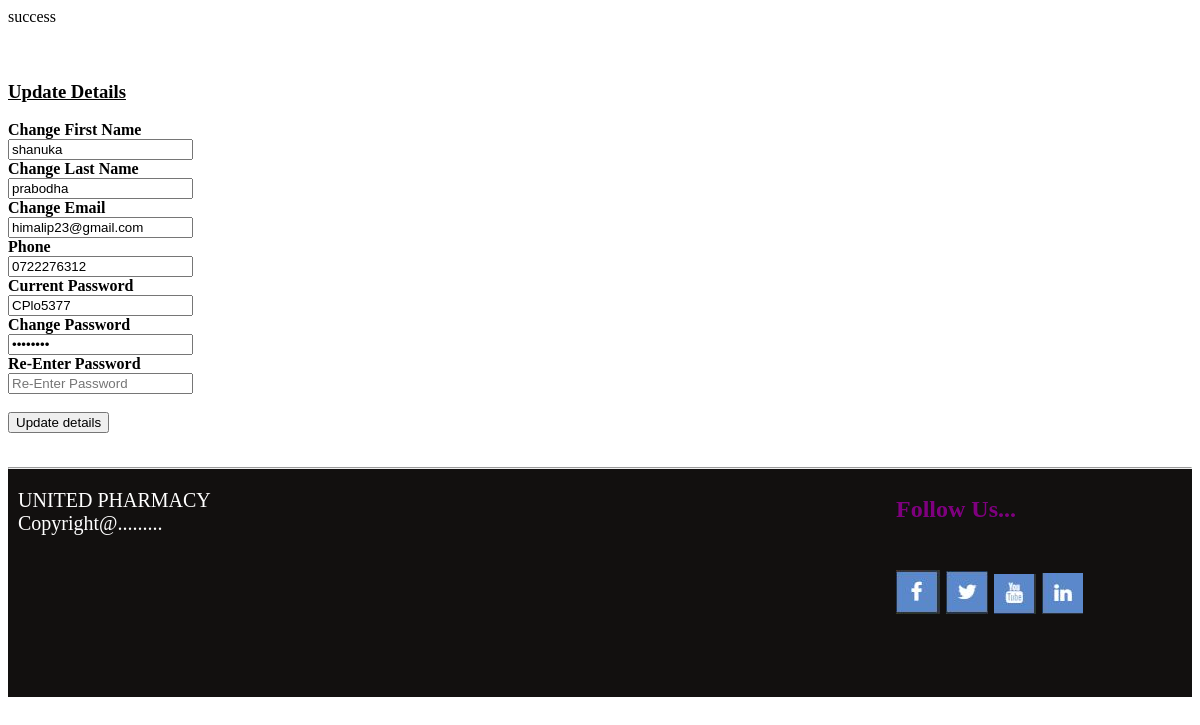
Screenshot of /profileread.php with the database file from the repository.
### tables this page shows
CREATE TABLE `user_1` (
  `regNo` varchar(6) NOT NULL,
  `email` varchar(50) NOT NULL,
  `NIC` varchar(12) NOT NULL,
  `password` varchar(11) NOT NULL,
  `lname` varchar(50) NOT NULL,
  `fname` varchar(50) NOT NULL,
  `category` varchar(10) NOT NULL,
  `address` varchar(50) NOT NULL,
  `phone` varchar(12) NOT NULL,
  `sequrity_question` varchar(50) NOT NULL,
  `answer` varchar(20) NOT NULL,
  `gender` varchar(8) NOT NULL
);

### profileread.php (the view, shortened to what this page needs)
<?php
 require "config.php";
 $q="select * from user_1";
 $result=$con->query($q);
 if ($result->num_rows>0)
 {
	 while($row=$result->fetch_assoc())
	 {
		 $fname=$row['fname'];
		 $lname=$row['lname'];
		 $email=$row['email'];
		 $password=$row['password'];
		 $phone=$row['phone'];
	 }
 }
?>
<html>
<body>
  <head> <link rel="stylesheet" text="text/css" href="css/foot.css"></head>
  <br>
  <br>
  <h3><u><b>Update Details</b></u></h3>
  <form method="post" action="profileupdate.php">
  <div class="container">
    <label for="uname"><b>Change First Name</b></label><br>
    <input type="text" name="ftext" value="<?php echo $fname,""; ?>"><br>
    <label for="psw"><b>Change Last Name</b></label><br>
    <input type="text" name="ltext" value="<?php echo $lname,""; ?>" ><br>
	<label for="psw"><b>Change Email</b></label><br>
    <input type="text" name="etext" value="<?php echo $email,""; ?>" ><br>
	<label for="psw"><b>Phone</b></label><br>
    <input type="text" name="phone" value="<?php echo $phone,""; ?>" ><br>
	<label for="psw"><b>Current Password</b></label><br>
    <input type="text" name="opassword" value="<?php echo $password,""; ?>" ><br>
	<label for="psw"><b>Change Password</b></label><br>
    <input type="password" placeholder="Enter Password" name="npassword" value="<?php echo $password,""; ?>" ><br>
	<label for="psw"><b>Re-Enter Password</b></label><br>
    <input type="password" placeholder="Re-Enter Password" name="cnpassword" ><br><br>
	<button  name="btnSubmit"><span class="button">Update details</button>
	</form>
	<br><br>
 	<div id = "p4">
			<footer>
			<hr class = "hor">
				<p id = "para1">
				UNITED PHARMACY
				<br>
				Copyright@.........
				</p>
				<div id = "foot">
							<h2>Follow Us...<h2><br>
                            <a href="https://www.facebook.com/" target="_blank"><img src="img/facebook.jpg"/></a>
                            <a href="https://twitter.com/" target="_blank"><img src="img/twitter.jpg"/></a>
                            <a href="https://www.youtube.com/" target="_blank"><img src="img/youtube.jpg"/></a>
                            <a href="https://www.linkedin.com/" target="_blank"><img src="img/linkedin.jpg"/></a>
                        </div>
			</footer>
			</div>
</body>
  </html>

### css/foot.css (style rules this page uses)
#foot { margin-left:75%; margin-top:-5%; }
h2 { color:purple; }
#para1 { font-size:20px; color:white; margin-left:10px; }
#p4 { background-color:#12100f; height:230px; }
hr { margin-top:0; margin-bottom:0; margin-left:0; }

### rows the page displays
user_1: ftext "shanuka", ltext "prabodha", etext "himalip23@gmail.com", phone "0722276312", opassword "CPlo5377"
